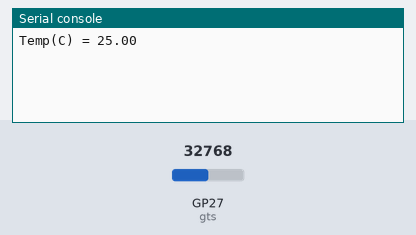
Bench run of a program on a simulated Raspberry Pi Pico running CircuitPython. On the bench: the last lines printed to the serial console. Inputs (shaded band) come from the test bench; at power-on: GP27 (gts) = 32768 (analog values on the 0–65535 scale).

Above: at 1.2 s.
1.3 s: GP27 (gts) set to 19660
At 2.5 s:
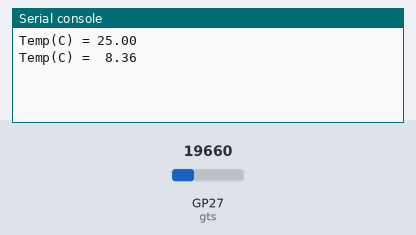
4.0 s: GP27 (gts) set to 7864
At 5.3 s:
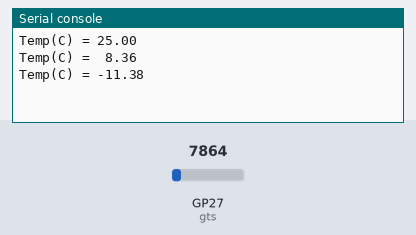

Measured:
- after the input at 1.3 s, the serial console: prints a new line after 0.70 s (image 1)
- after the input at 4.0 s, the serial console: prints a new line at once (image 2)

The program:

grove_tempsensor.py
```python
'''
Grove Temperature Sensor

Buy Here:
https://my.cytron.io/c-sensor/c-temperature-humidity-sensor/p-grove-temperature-sensor
'''
import math
import time
import board
import analogio

gts = analogio.AnalogIn(board.GP27)

B = 4275 # Value for Thermistor
R0 = 100000

def read_sensor():
    raw = gts.value
    R = 65536/raw-1.0
    R = R0*R
    # Convert to temperature via datasheet
    temperature = 1.0/(math.log(R/R0)/B+1/298.15)-273.15;
    return temperature

while True:
    temp = read_sensor()
    print("Temp(C) = {:5.2f}".format(temp))
    time.sleep(2)
```
